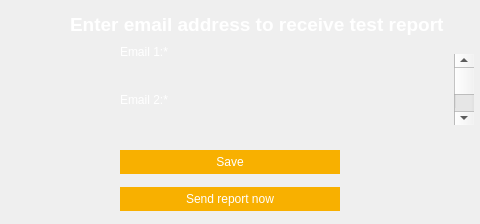
<?xml version="1.0" encoding="UTF-8"?>
<ui version="4.0">
 <class>Dialog</class>
 <widget class="QDialog" name="Dialog">
  <property name="geometry">
   <rect>
    <x>0</x>
    <y>0</y>
    <width>480</width>
    <height>224</height>
   </rect>
  </property>
  <property name="windowTitle">
   <string>Dialog</string>
  </property>
  <widget class="QWidget" name="widget" native="true">
   <property name="geometry">
    <rect>
     <x>0</x>
     <y>0</y>
     <width>480</width>
     <height>224</height>
    </rect>
   </property>
   <property name="styleSheet">
    <string notr="true">.QWidget{background-image: url(:/public/png/public/rectangle.png);border:0px;}</string>
   </property>
   <widget class="QLabel" name="title">
    <property name="geometry">
     <rect>
      <x>70</x>
      <y>7</y>
      <width>401</width>
      <height>34</height>
     </rect>
    </property>
    <property name="font">
     <font>
      <family>Arial</family>
      <pointsize>14</pointsize>
      <weight>75</weight>
      <bold>true</bold>
     </font>
    </property>
    <property name="styleSheet">
     <string notr="true">.QLabel{background-color: transparent; border:0; color :white}</string>
    </property>
    <property name="text">
     <string>Enter email address to receive test report</string>
    </property>
   </widget>
   <widget class="QPushButton" name="save_bt">
    <property name="geometry">
     <rect>
      <x>120</x>
      <y>150</y>
      <width>220</width>
      <height>24</height>
     </rect>
    </property>
    <property name="styleSheet">
     <string notr="true">QPushButton{background-color: rgb(248,176,0); border:0; color :white}</string>
    </property>
    <property name="text">
     <string>Save</string>
    </property>
   </widget>
   <widget class="QLineEdit" name="email">
    <property name="geometry">
     <rect>
      <x>120</x>
      <y>64</y>
      <width>220</width>
      <height>24</height>
     </rect>
    </property>
    <property name="styleSheet">
     <string notr="true">QLineEdit{background-image: url(:/public/png/public/rectangle-copy.png);background-color: transparent; border:0; color :white}
</string>
    </property>
    <property name="inputMask">
     <string/>
    </property>
    <property name="text">
     <string notr="true"/>
    </property>
    <property name="placeholderText">
     <string/>
    </property>
   </widget>
   <widget class="QLabel" name="email_hint">
    <property name="geometry">
     <rect>
      <x>120</x>
      <y>44</y>
      <width>211</width>
      <height>16</height>
     </rect>
    </property>
    <property name="styleSheet">
     <string notr="true">.QLabel{background-color: transparent; border:0; color :white}</string>
    </property>
    <property name="text">
     <string>Email 1:*</string>
    </property>
   </widget>
   <widget class="QPushButton" name="back">
    <property name="geometry">
     <rect>
      <x>10</x>
      <y>13</y>
      <width>49</width>
      <height>24</height>
     </rect>
    </property>
    <property name="styleSheet">
     <string notr="true">.QPushButton{background-image: url(:/public/png/public/back.png); border:0;}</string>
    </property>
    <property name="text">
     <string/>
    </property>
   </widget>
   <widget class="QLineEdit" name="email_2">
    <property name="geometry">
     <rect>
      <x>120</x>
      <y>112</y>
      <width>220</width>
      <height>24</height>
     </rect>
    </property>
    <property name="styleSheet">
     <string notr="true">QLineEdit{background-image: url(:/public/png/public/rectangle-copy.png);background-color: transparent; border:0; color :white}
</string>
    </property>
    <property name="inputMask">
     <string/>
    </property>
    <property name="text">
     <string notr="true"/>
    </property>
    <property name="placeholderText">
     <string/>
    </property>
   </widget>
   <widget class="QLabel" name="email_hint_2">
    <property name="geometry">
     <rect>
      <x>120</x>
      <y>92</y>
      <width>211</width>
      <height>16</height>
     </rect>
    </property>
    <property name="styleSheet">
     <string notr="true">.QLabel{background-color: transparent; border:0; color :white}</string>
    </property>
    <property name="text">
     <string>Email 2:*</string>
    </property>
   </widget>
   <widget class="QPushButton" name="send_bt">
    <property name="geometry">
     <rect>
      <x>120</x>
      <y>187</y>
      <width>220</width>
      <height>24</height>
     </rect>
    </property>
    <property name="styleSheet">
     <string notr="true">QPushButton{background-color: rgb(248,176,0); border:0; color :white}</string>
    </property>
    <property name="text">
     <string>Send report now</string>
    </property>
   </widget>
   <widget class="QScrollBar" name="scroll">
    <property name="geometry">
     <rect>
      <x>454</x>
      <y>54</y>
      <width>20</width>
      <height>71</height>
     </rect>
    </property>
    <property name="orientation">
     <enum>Qt::Vertical</enum>
    </property>
   </widget>
  </widget>
 </widget>
 <resources>
  <include location="../../title.qrc"/>
 </resources>
 <connections/>
</ui>
